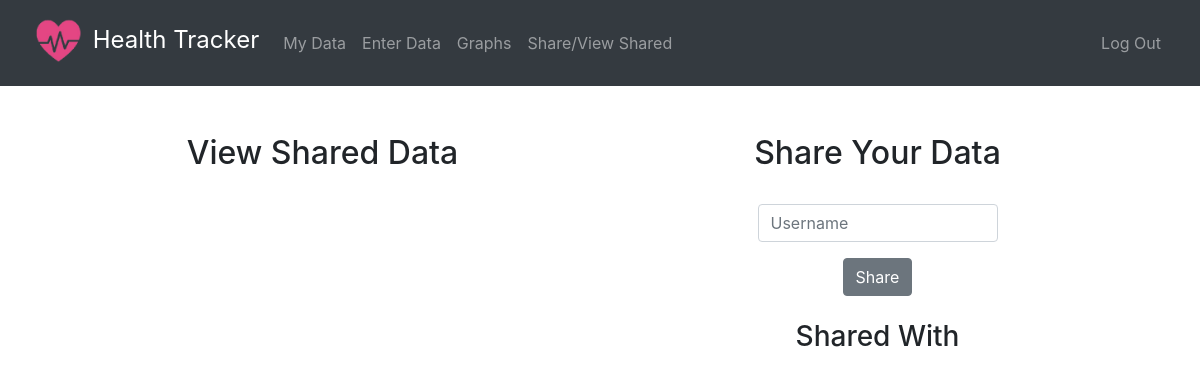
Before: /share (signed in) with the older database file.
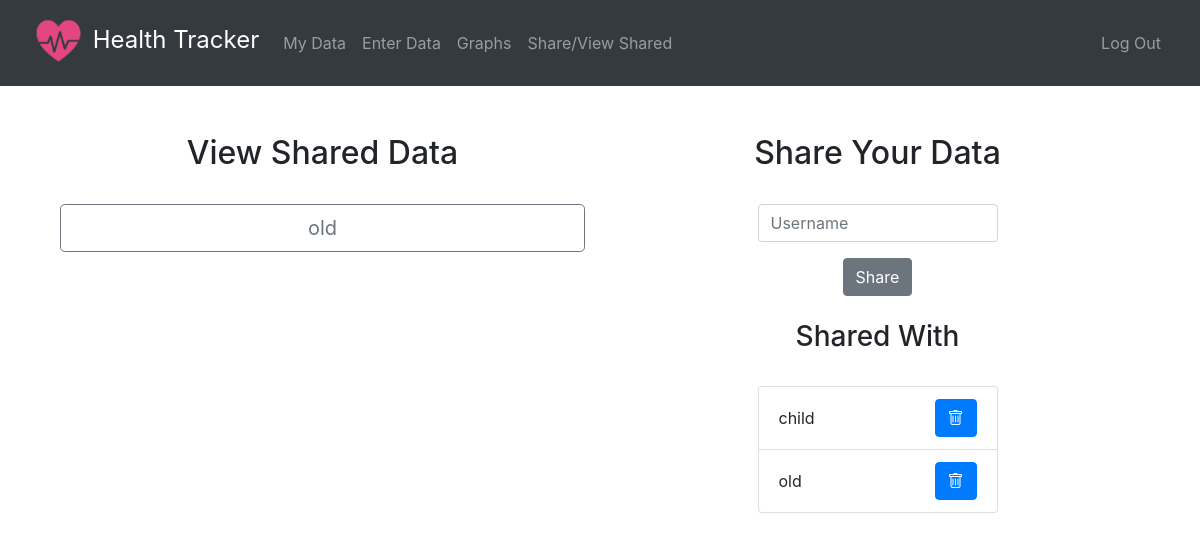
After: the same page with the newer database file.
### tables this page shows
CREATE TABLE shared (id INTEGER PRIMARY KEY AUTOINCREMENT NOT NULL, owner_id INTEGER NOT NULL, viewer_id INTEGER NOT NULL, FOREIGN KEY(owner_id) REFERENCES users(id), FOREIGN KEY(viewer_id) REFERENCES users(id));

CREATE TABLE users(id INTEGER PRIMARY KEY AUTOINCREMENT NOT NULL, username TEXT NOT NULL, hash TEXT NOT NULL, dob_year INTEGER NOT NULL, dob_month INTEGER NOT NULL, dob_day INTEGER NOT NULL);

### app.py (the view, shortened to what this page needs)
@app.route("/share", methods=["GET", "POST"])
def share():
    if request.method == "GET":
        conn = sqlite3.connect('health-tracker.db')
        cur = conn.cursor()
        cur.execute('''SELECT owner_id, username FROM shared JOIN users
                        ON shared.owner_id = users.id WHERE viewer_id = ?''', (session["user_id"],))
        accessible_users = cur.fetchall()
        cur.execute('''SELECT viewer_id, username FROM shared JOIN users
                        ON shared.viewer_id = users.id WHERE owner_id = ?''', (session["user_id"],))
        shared_users = cur.fetchall()
        cur.close()
        conn.close()
        return render_template("share.html", accessible_users=accessible_users, shared_users=shared_users)

### app.py (called while the page is built)
@app.after_request
def after_request(response):
    response.headers["Cache-Control"] = "no-cache, no-store, must-revalidate"
    response.headers["Expires"] = 0
    response.headers["Pragma"] = "no-cache"
    return response

### templates/share.html (shortened to what this page needs)
{% extends "layout.html" %}
{% block main %}
<div class="container-fluid">
    <div class="row">
        <div class="col-md-6">
            <h2>View Shared Data</h2>
            <br>
            {% for user in accessible_users %}
                <form action="/shared_data" method="post">
                    <div class="mb-3">
                        <button class="btn btn-outline-secondary btn-lg btn-block" type="submit">{{ user[1] }}</button>
                    </div>
                </form>
            {% endfor %}
        </div>
        <div class="col-md-6">
            <h2>Share Your Data</h2>
            <br>
            <form action="/share" method="post">
                <div class="mb-3">
                    <input autocomplete="off" class="form-control mx-auto" style="width:20vw" name="share-user" placeholder="Username" type="text">
                </div>
                <button class="btn btn-secondary" type="submit">Share</button>
            </form>
            <br>
            <h3>Shared With</h3>
            <br>
            <ul class="list-group d-flex align-items-center">
            {%  for user in shared_users %}
                <li class="list-group-item d-flex justify-content-between align-items-center" style="width:20vw">
                    {{ user[1] }}
                    <form action="/unshare" method="post">
                        <button class="btn btn-primary bi bi-trash" type="submit"></button>
                    </form>
                </li>
            {% endfor %}
            </ul>
        </div>
    </div>
</div>
{% endblock %}

### templates/layout.html (shortened to what this page needs)
<!DOCTYPE html>
<html lang="en">
    <head>
        <link rel="stylesheet" href="https://cdn.jsdelivr.net/npm/bootstrap@4.0.0/dist/css/bootstrap.min.css">
        <link rel="stylesheet" href="https://cdn.jsdelivr.net/npm/bootstrap-icons@1.11.3/font/bootstrap-icons.min.css">
    </head>
    <body>
        <nav class="navbar navbar-dark  navbar-expand-md bg-dark">
            <div class="container-fluid">
                <a class="navbar-brand" href="#">
                    <img src="static/images/Heart-rate-symbol.png" style="height:5vw" class=" img-fluid align-center" alt='Image Of Heart'>
                    <span class="align-center" style="font-size:larger">Health Tracker</span>
                </a>
                <div class="collapse navbar-collapse" id="navbar">
                {% if session["user_id"] %}
                    {% if session["shared-view"] %}
                        <ul class="navbar-nav me-auto d-flex align-items-center">
                            <li><a class="nav-item nav-link" href="/">Data</a></li>
                            <li><a class="nav-item nav-link" href="/graphs">Graphs</a></li>
                        </ul>
                    {% else %}
                        <ul class="navbar-nav me-auto d-flex align-items-center">
                            <li><a class="nav-item nav-link" href="/">My Data</a></li>
                            <li><a class="nav-item nav-link" href="/enter">Enter Data</a></li>
                            <li><a class="nav-item nav-link" href="/graphs">Graphs</a></li>
                            <li><a class="nav-item nav-link" href="/share">Share/View Shared</a></li>
                        </ul>
                    {% endif %}
                    <ul class="navbar-nav ml-auto d-flex align-items-center">
                        <li><a class="nav-item nav-link" href="/logout">Log Out</a></li>
                    </ul>
                {% else %}
                    <ul class="navbar-nav ml-auto d-flex align-items-center">
                        <li class="nav-item"><a class="nav-link" href="/register">Sign Up</a></li>
                        <li class="nav-item"><a class="nav-link" href="/login">Log In</a></li>
                    </ul>
                {% endif %}
                </div>
            </div>
        </nav>
        <main class="container py-5 text-center">
            {% block main %}{% endblock %}
        </main>
    </body>
</html>

Changed rows visible on the page:
added shared: username "old", shown under "View Shared Data"
added shared: username "child", shown under "Shared With"
added shared: username "old", shown under "Shared With"
